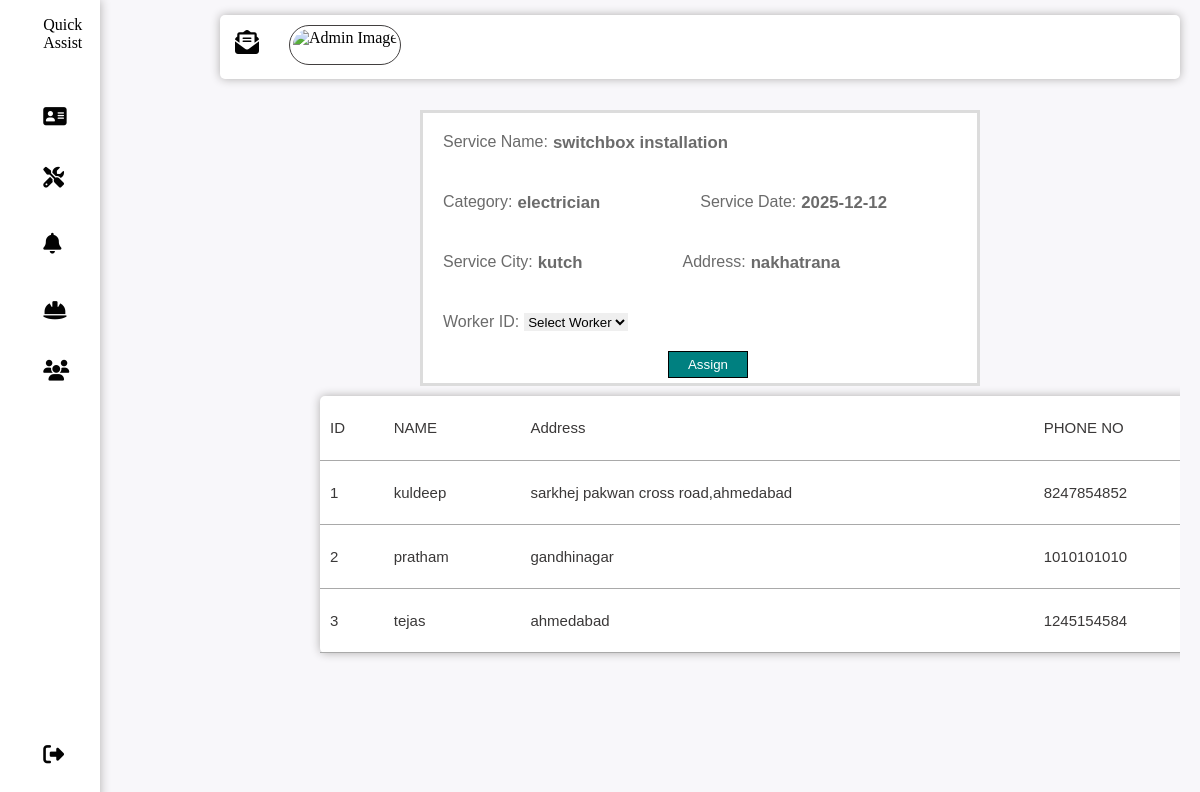
Page /fadmin/wassign.php?id=54 on the committed database.
### tables this page shows
CREATE TABLE `appointment` (
  `a_id` int(5) NOT NULL,
  `ser_id` int(5) NOT NULL,
  `cus_id` int(5) NOT NULL,
  `a_addre` varchar(50) NOT NULL,
  `a_city` varchar(30) NOT NULL,
  `a_date` date NOT NULL,
  `a_status` varchar(30) NOT NULL,
  `wor_id` int(5) NOT NULL,
  `cancel_reason` varchar(255) DEFAULT NULL,
  `rating` tinyint(4) DEFAULT NULL
);

CREATE TABLE `services` (
  `ser_id` int(5) NOT NULL,
  `ser_name` varchar(50) NOT NULL,
  `ser_category` varchar(50) NOT NULL,
  `ser_section` varchar(50) NOT NULL,
  `ser_price` int(5) NOT NULL,
  `ser_img` varchar(255) NOT NULL,
  `ser_time` varchar(50) NOT NULL,
  `ser_des` varchar(500) NOT NULL
);

CREATE TABLE `worker` (
  `wor_id` int(5) NOT NULL,
  `wor_name` varchar(25) NOT NULL,
  `wor_email` varchar(30) NOT NULL,
  `wor_phno` varchar(13) NOT NULL,
  `profession` varchar(25) NOT NULL,
  `password` varchar(8) NOT NULL,
  `wor_city` varchar(15) NOT NULL,
  `wor_address` varchar(100) NOT NULL,
  `wor_status` varchar(11) NOT NULL DEFAULT 'available',
  `wor_image` varchar(150) NOT NULL
);

### fadmin/wassign.php (the view, shortened to what this page needs)
<?php require 'head.php'; ?>
<!DOCTYPE html>
<html lang="en">
    <head>
        <link rel="stylesheet" href="admin.css">
    </head>
    <body>
        <main>
            <?php
                if (isset($_GET['id'])) {
                    $id = $_GET['id'];
                    $sql = "SELECT * FROM appointment INNER JOIN services ON appointment.ser_id = services.ser_id WHERE a_id = $id";
                    $result = mysqli_query($conn, $sql);
                    if (!$result) {
                        echo "error";
                    } else {
                        while ($row = mysqli_fetch_assoc($result)) {
            ?>
                            <div class="appointmentbox">
                                <div class="applable">
                                    <lable>Service Name:</lable>
                                    <h6><?php echo $row['ser_name']; ?></h6>
                                </div>
                                <div class="applable">
                                    <lable>Category:</lable>
                                    <h6><?php echo $row['ser_category']; ?></h6>
                                </div>
                                <div class="applable">
                                    <lable>Service Date:</lable>
                                    <h6><?php echo $row['a_date']; ?></h6>
                                </div>
                                <div class="applable">
                                    <lable>Service City:</lable>
                                    <h6><?php echo $row['a_city']; ?></h6>
                                </div>
                                <div class="applable address">
                                    <lable>Address:</lable>
                                    <h6><?php echo $row['a_addre']; ?></h6>
                                </div>
                                <form method="post" action="wassign.php">
                                    <div class="applable">
                                        <lable>Worker ID:</lable>
                                        <select name="wid" required>
                                            <option value="">Select Worker</option>
                                        </select>
                                    </div>
                                    <input type="submit" name="wassign" value="Assign" class="appointmentboxbtn">
                                </form>
                            </div>
                            <div class="tableview" style="margin-left:100px;">
                                <div>
                                    <table id="table">
                                        <tr>
                                            <td>ID</td>
                                            <td>NAME</td>
                                            <td>Address</td>
                                            <td>PHONE NO</td>
                                        </tr>
                                        <?php
                                            $profession = $row['ser_category'];
                                            $sql2 = "SELECT * FROM worker WHERE profession = '$profession'";
                                            $result2 = $conn->query($sql2);
                                            if ($result2 && $result2->num_rows > 0) {
                                                while ($row2 = $result2->fetch_assoc()) {
                                        ?>
                                                    <tr>
                                                        <td><?php echo $row2['wor_id']; ?></td>
                                                        <td><?php echo $row2['wor_name']; ?></td>
                                                        <td><?php echo $row2['wor_address']; ?></td>
                                                        <td><?php echo $row2['wor_phno']; ?></td>
                                                    </tr>
                                        <?php
                                                }
                                            }
                                        ?>
                                    </table>
                                </div>
                            </div>
            <?php
                        }
                    }
                }
            ?>
        </main>
    </body>
</html>

### fadmin/admin.css (style rules this page uses)
* { margin: 0; padding:0; border: none; outline: none; box-sizing: border-box; }
body { display:flex; width: 100%; background-color: #f8f7fa; }
main { margin-top: 100px; margin-left:120px; width: 80%; font-family:sans-serif; font-size: 25px; color: rgb(107, 107, 107); overflow-x: hidden; }
.tableview { width: 1070px; margin: 10px 0px; box-shadow: 0px 0px 10px rgb(175, 173, 173); border-radius: 5px; background-color: white; }
table { width: 1060px; border-collapse: collapse; font-size: medium; color: rgb(58, 56, 56); }
table td { padding: 5px 10px; border-bottom: solid 1px darkgray; border-radius: 5px; margin-left: 5px; font-size: 15px; width: fit-content; height: 8vh; }
.appointmentbox { border: solid 3px gainsboro; margin: 10px auto; display:flex ; flex-wrap: wrap; gap: 10px 70px; width: 35rem; background-color: white; padding: 5px; }
.applable { display: flex; margin: 10px 10px; padding: 5px; }
.address { height: fit-content; }
.applable lable { font-size: medium; margin-right: 5px; }
.appointmentbox input { border: solid 1px black; }
.appointmentboxbtn { margin-left: 15rem; padding: 5px; width: 80px; background-color: teal; color: white; }

### rows in the picture
appointment: ser.ser_name "switchbox installation", ser.ser_category "electrician", a_date "2025-12-12", a_city "kutch", a_addre "nakhatrana"
worker: wor_id "1", wor_name "kuldeep", wor_address "sarkhej pakwan cross road,ahmedabad", wor_phno "8247854852"
worker: wor_id "2", wor_name "pratham", wor_address "gandhinagar", wor_phno "1010101010"
worker: wor_id "3", wor_name "tejas", wor_address "ahmedabad", wor_phno "1245154584"
